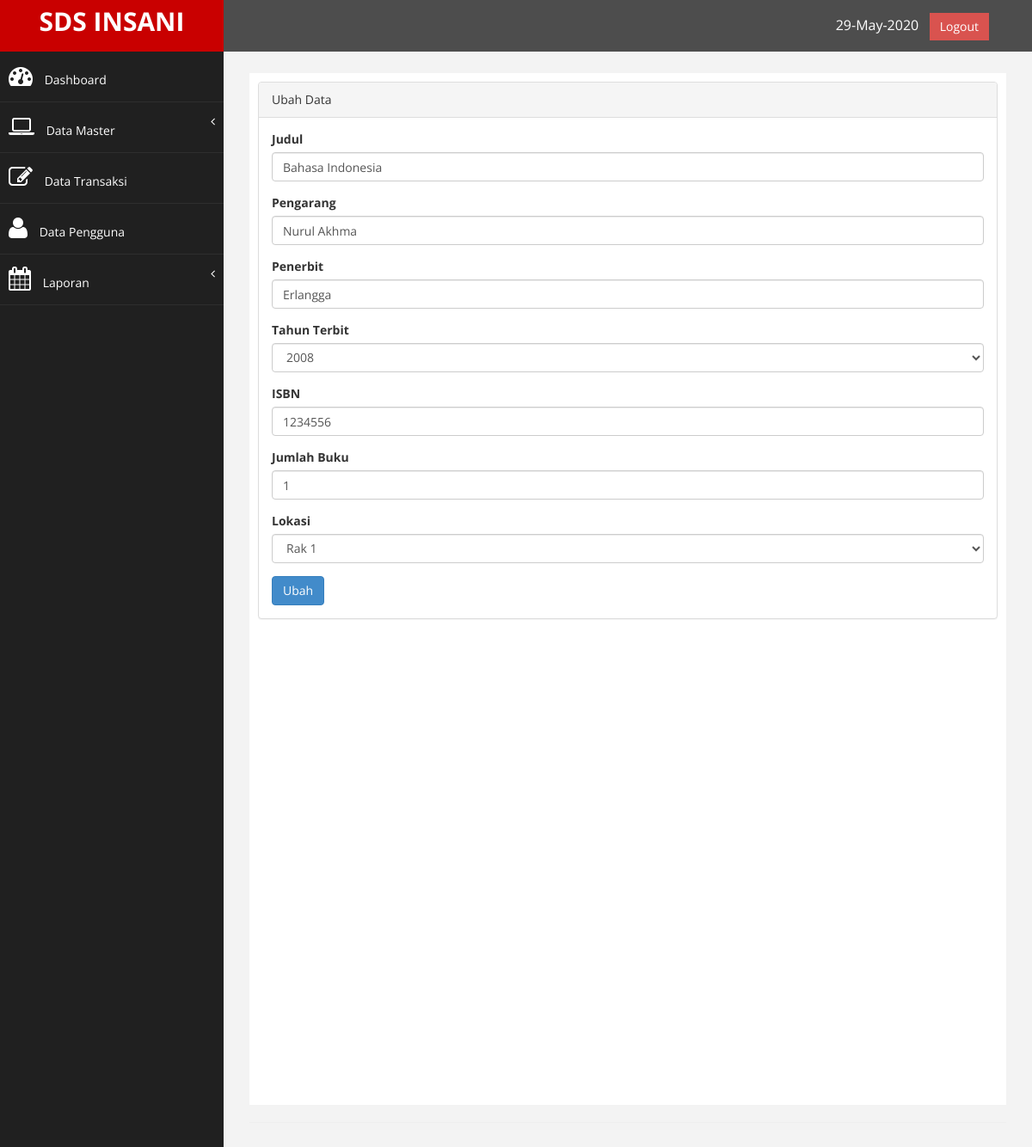
The page /index.php?page=buku&aksi=ubah&id_buku=27 (signed in) on the database its author committed.
### tables this page shows
CREATE TABLE `tb_buku` (
  `id_buku` int(11) NOT NULL,
  `judul` varchar(200) NOT NULL,
  `pengarang` varchar(100) NOT NULL,
  `penerbit` varchar(100) NOT NULL,
  `tahun_terbit` varchar(4) NOT NULL,
  `isbn` varchar(25) NOT NULL,
  `jumlah_buku` int(11) NOT NULL,
  `lokasi` varchar(50) NOT NULL,
  `tgl_input` timestamp NOT NULL DEFAULT CURRENT_TIMESTAMP ON UPDATE CURRENT_TIMESTAMP
);

### page/buku/ubah.php (the view, shortened to what this page needs)
<?php
	$id_buku = $_GET['id_buku'];
	$sql = $koneksi->query("select * from tb_buku where id_buku='$id_buku'");
	$tampil = $sql->fetch_assoc();
	$tahun2 = $tampil['tahun_terbit'];
?>
<div class="panel panel-default">
<div class="panel-heading">
		Ubah Data
 </div>
<div class="panel-body">
    <div class="row">
        <div class="col-md-12">
            <form method="POST" >
                <div class="form-group">
                    <label>Judul</label>
                    <input class="form-control" name="judul" value="<?php echo $tampil['judul'];?>" />
                </div>
                <div class="form-group">
                    <label>Pengarang</label>
                    <input class="form-control" name="pengarang" value="<?php echo $tampil['pengarang'];?>" />
                </div>
                <div class="form-group">
                    <label>Penerbit</label>
                    <input class="form-control" name="penerbit" value="<?php echo $tampil['penerbit'];?>" />
                </div>
                 <div class="form-group">
                    <label>Tahun Terbit</label>
                    <select class="form-control" name="tahun">
                        <?php
                        	$tahun = date("Y");
                        	for ($i=$tahun-29; $i <= $tahun; $i++) {
                        			if ($i==$tahun2 ) {
                        			echo'<option value="'.$i.'" selected>'.$i.'</option>';
                        			}else{
                        			echo'<option value="'.$i.'">'.$i.'</option>';
									}
                        	}
                        ?>
                    </select>
                </div>
                <div class="form-group">
                    <label>ISBN</label>
                    <input class="form-control" name="isbn" value="<?php echo $tampil['isbn'];?>" />
                </div>
                <div class="form-group">
                    <label>Jumlah Buku</label>
                    <input class="form-control" type="number" name="jumlah" value="<?php echo $tampil['jumlah_buku'];?>" />
                </div>
                <div class="form-group">
                    <label> Lokasi</label>
                    <select class="form-control" name="lokasi">
                        <?php
                            $query = $koneksi->query("SELECT * FROM tb_lokasi ORDER by id_lokasi");
                            while ($lokasi=$query->fetch_assoc()) {
                                echo "<option value='$lokasi[lokasi]'>$lokasi[lokasi]</option>";
                            }
                        ?>
                    </select>
                </div>
                <div>
                	<input type="submit" name="simpan" value="Ubah" class="btn btn-primary">
                </div>
         </div>
      </div>
 </div>
 </div>
 </div>

### assets/css/custom.css (style rules this page uses)
body { font-family: 'Open Sans', sans-serif; }

### rows shown on the page
tb_buku: judul "Bahasa Indonesia", pengarang "Nurul Akhma", penerbit "Erlangga", tahun "2008", isbn "1234556", jumlah "1"

### other values the page prints
form field lokasi "Rak 1"
